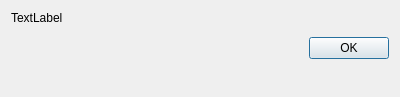
<?xml version="1.0" encoding="UTF-8"?>
<ui version="4.0">
 <class>SelectTagDlg</class>
 <widget class="QDialog" name="SelectTagDlg">
  <property name="geometry">
   <rect>
    <x>0</x>
    <y>0</y>
    <width>400</width>
    <height>97</height>
   </rect>
  </property>
  <property name="windowTitle">
   <string>Please select tag</string>
  </property>
  <layout class="QVBoxLayout" name="verticalLayout">
   <item>
    <widget class="QLabel" name="DescriptionLbl">
     <property name="text">
      <string>TextLabel</string>
     </property>
    </widget>
   </item>
   <item>
    <widget class="TagSelector" name="TagWidget" native="true"/>
   </item>
   <item>
    <widget class="QDialogButtonBox" name="buttonBox">
     <property name="orientation">
      <enum>Qt::Horizontal</enum>
     </property>
     <property name="standardButtons">
      <set>QDialogButtonBox::Ok</set>
     </property>
    </widget>
   </item>
   <item>
    <spacer name="verticalSpacer">
     <property name="orientation">
      <enum>Qt::Vertical</enum>
     </property>
     <property name="sizeHint" stdset="0">
      <size>
       <width>20</width>
       <height>40</height>
      </size>
     </property>
    </spacer>
   </item>
  </layout>
 </widget>
 <customwidgets>
  <customwidget>
   <class>TagSelector</class>
   <extends>QWidget</extends>
   <header>jal/widgets/reference_selector.h</header>
   <container>1</container>
  </customwidget>
 </customwidgets>
 <resources/>
 <connections>
  <connection>
   <sender>buttonBox</sender>
   <signal>accepted()</signal>
   <receiver>SelectTagDlg</receiver>
   <slot>close()</slot>
   <hints>
    <hint type="sourcelabel">
     <x>199</x>
     <y>60</y>
    </hint>
    <hint type="destinationlabel">
     <x>199</x>
     <y>52</y>
    </hint>
   </hints>
  </connection>
 </connections>
</ui>
